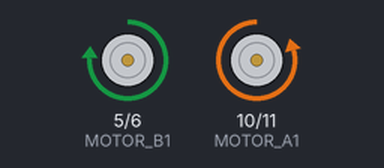
A sketch run on a simulated Arduino Uno, built with avr-gcc and run on an emulated ATmega328P. On the bench: motor-driver pin pairs drawn as motors (green arrow = first pin HIGH = forward, orange = second pin HIGH = backward, longer = more drive).

Above: at 1.0 s.
At 4.3 s:
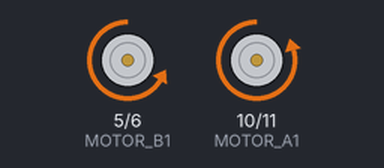
At 9.4 s:
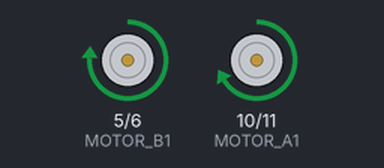
At 17.1 s:
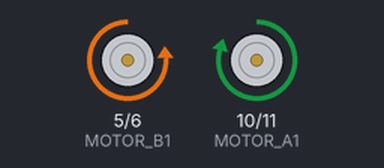
Timing chart, 0 to 18.3 s (numbered marks = the images above):
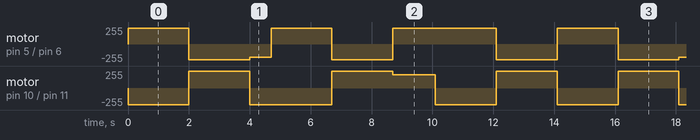

Measured:
- by itself, motor on pin 5 (MOTOR_B1) / pin 6 (MOTOR_B2): repeats every 14.1 s: backward 237/255 2.0 s, backward 200/255 0.70 s, forward 237/255 2.0 s, backward 237/255 2.0 s, forward 237/255 3.4 s, backward 237/255 2.0 s, forward 237/255 2.0 s
- by itself, motor on pin 10 (MOTOR_A1) / pin 11 (MOTOR_A2): repeats every 14.1 s: forward 250/255 2.0 s, backward 250/255 2.7 s, forward 250/255 2.0 s, forward 200/255 1.4 s, backward 250/255 2.0 s, forward 250/255 2.0 s, backward 250/255 2.0 s

The sketch:

2_Basic_moves.ino
```cpp
const int MOTOR_A1 = 10;
const int MOTOR_A2 = 11;
const int MOTOR_B1 = 5;
const int MOTOR_B2 = 6;
const int TRIG = 7;
const int ECHO = 9;
const int MOTOR_A_SPEED = 250;
const int MOTOR_B_SPEED = 237;
const int ROTATION_SPEED = 200;

void setup() {
    pinMode(TRIG, OUTPUT);
    pinMode(ECHO, INPUT);
    pinMode(MOTOR_A1, OUTPUT);
    pinMode(MOTOR_A2, OUTPUT);
    pinMode(MOTOR_B1, OUTPUT);
    pinMode(MOTOR_B2, OUTPUT);
    digitalWrite(MOTOR_A1, LOW);
}
void loop() {

    moveForward();
    delay(2000);
    moveBackward();
    delay(2000);
    turnRight();
    delay(700);
    moveForward();
    delay(2000);
    moveBackward();
    delay(2000);
    turnLeft();
    delay(1400);
    moveForward();
    delay(2000);
    moveBackward();
    delay(2000);
    stopMotors();

}

// Motor control functions
void moveForward() {
    analogWrite(MOTOR_A1, 0);  // Left motor forward (A2 ON, A1 OFF)
    analogWrite(MOTOR_A2, MOTOR_A_SPEED);
    analogWrite(MOTOR_B1, MOTOR_B_SPEED); // Right motor forward (B1 ON, B2 OFF)
    analogWrite(MOTOR_B2, 0);
}

void moveBackward() {
    analogWrite(MOTOR_A1, MOTOR_A_SPEED); // Left motor backward (A1 ON, A2 OFF)
    analogWrite(MOTOR_A2, 0);
    analogWrite(MOTOR_B1, 0);   // Right motor backward (B2 ON, B1 OFF)
    analogWrite(MOTOR_B2, MOTOR_B_SPEED);
}

void stopMotors() {
    analogWrite(MOTOR_A1, 0);
    analogWrite(MOTOR_A2, 0);
    analogWrite(MOTOR_B1, 0);
    analogWrite(MOTOR_B2, 0);
}


void turnLeft() {
    analogWrite(MOTOR_A1, ROTATION_SPEED);
    analogWrite(MOTOR_A2, 0);  // Left motor backward
    analogWrite(MOTOR_B1, ROTATION_SPEED);
    analogWrite(MOTOR_B2, 0);    // Right motor forward
}

void turnRight() {
    analogWrite(MOTOR_A1, 0);
    analogWrite(MOTOR_A2, ROTATION_SPEED);    // Left motor forward
    analogWrite(MOTOR_B1, 0);
    analogWrite(MOTOR_B2, ROTATION_SPEED);  // Right motor backward
}
```
